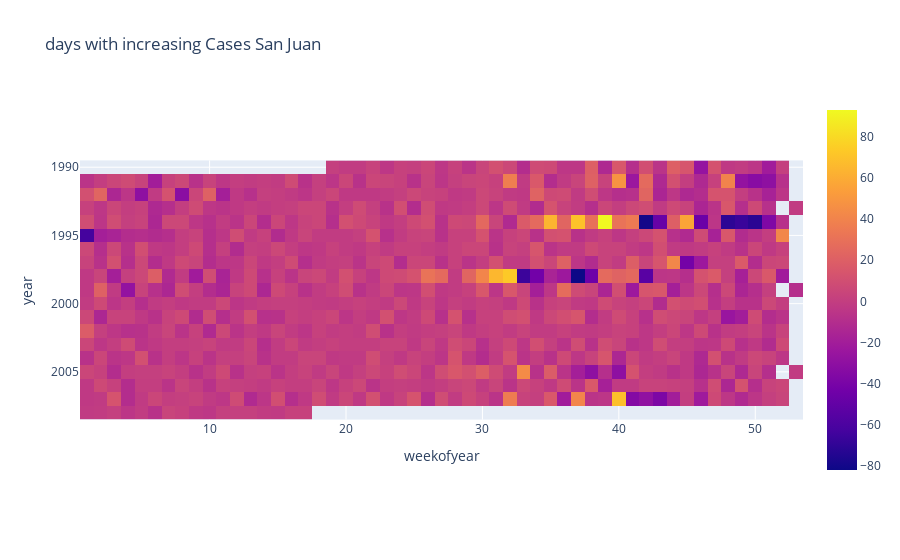

Notebook code for this chart:
### Code cell
new_cases = labels_sj.copy()
new_cases["new_cases"] = labels_sj.loc[:,"total_cases"]- labels_sj.loc[:,"total_cases"].shift(1)
new_cases.drop("total_cases", inplace=True, axis=1)
sj = new_cases.groupby(["year", "weekofyear"]).mean(numeric_only=True).unstack().sort_index(ascending=False)
sj.columns = sj.columns.droplevel()
fig = px.imshow(sj, title="days with increasing Cases San Juan")
fig.show()

### Figure 1 — Plotly figure (JSON) as saved in the notebook; plotly's stock layout.template omitted (floating-point values rounded to 4 significant figures; data arrays with more than 128 entries replaced by an {"elided": "..."} marker saying what was removed)
{"data": [{"coloraxis": "coloraxis", "hovertemplate": "weekofyear: %{x}<br>year: %{y}<br>color: %{z}<extra></extra>", "name": "0", "type": "heatmap", "x": [1, 2, 3, 4, 5, 6, 7, 8, 9, 10, 11, 12, 13, 14, 15, 16, 17, 18, 19, 20, 21, 22, 23, 24, 25, 26, 27, 28, 29, 30, 31, 32, 33, 34, 35, 36, 37, 38, 39, 40, 41, 42, 43, 44, 45, 46, 47, 48, 49, 50, 51, 52, 53], "xaxis": "x", "y": [2008, 2007, 2006, 2005, 2004, 2003, 2002, 2001, 2000, 1999, 1998, 1997, 1996, 1995, 1994, 1993, 1992, 1991, 1990], "yaxis": "y", "z": {"elided": "19x53 int values"}}], "layout": {"coloraxis": {"colorscale": [[0, "#0d0887"], [0.1111, "#46039f"], [0.2222, "#7201a8"], [0.3333, "#9c179e"], [0.4444, "#bd3786"], [0.5556, "#d8576b"], [0.6667, "#ed7953"], [0.7778, "#fb9f3a"], [0.8889, "#fdca26"], [1, "#f0f921"]]}, "title": {"text": "days with increasing Cases San Juan"}, "xaxis": {"anchor": "y", "constrain": "domain", "domain": [0, 1], "scaleanchor": "y", "title": {"text": "weekofyear"}}, "yaxis": {"anchor": "x", "autorange": "reversed", "constrain": "domain", "domain": [0, 1], "title": {"text": "year"}}}}
